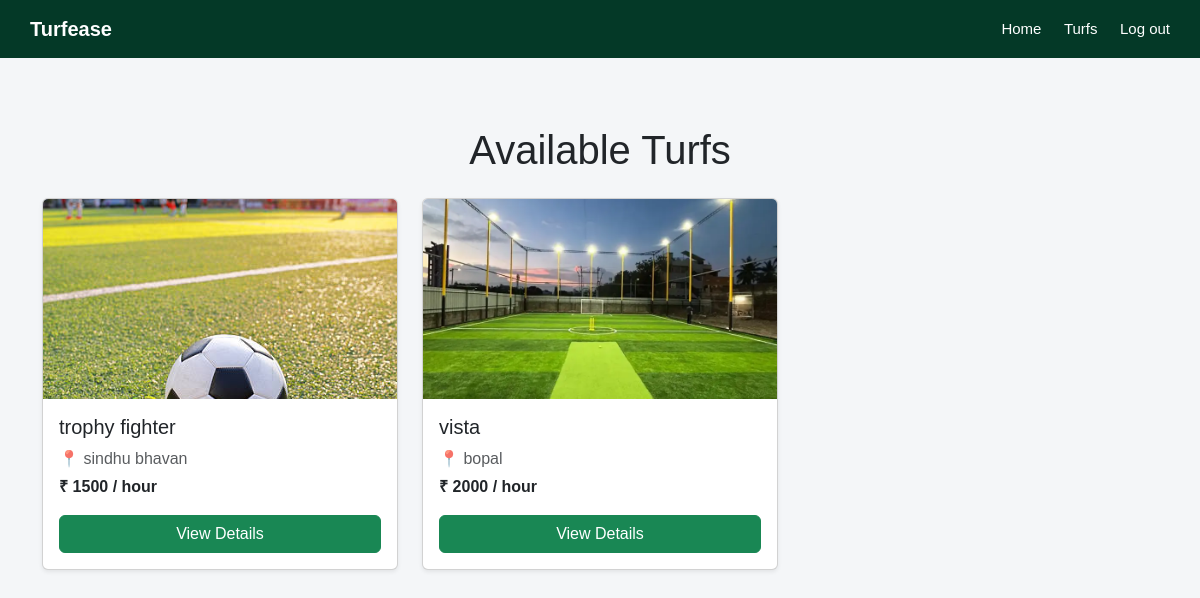
/turfs/ (signed in), run on the app's committed database.
### turfs/models.py (models this page shows, shortened)
class Turf(models.Model):
    name = models.CharField(max_length=100)
    location = models.CharField(max_length=200)
    price_per_hour = models.IntegerField()
    image = models.ImageField(
        upload_to="turf_images/",
        blank=True,
        null=True
    )

### turfs/views.py (the view)
# urls.py: path("", views.show_turf_list, name="list-turfs"),
def show_turf_list(request: HttpRequest):
    if not request.session.get("email"):
        return redirect("login")
    turfs = Turf.objects.all()
    return render(request, "list_turfs.html", {
        "turfs": turfs
    })

### turfs/templates/list_turfs.html
{% extends "header.html" %} {% block content %}
<div class="container my-5">
  <h1 class="text-center mb-4">Available Turfs</h1>
  <div class="row g-4">
    {% if turfs %} {% for turf in turfs %}
    <div class="col-md-4 col-sm-6">
      <div class="card h-100 shadow-sm">
        {% if turf.image %}
        <img
          src="{{ turf.image.url }}"
          class="card-img-top"
          alt="{{ turf.name }}"
          style="height: 200px; object-fit: cover"
        />
        {% else %}
        <img
          src="https://via.placeholder.com/400x200?text=No+Image"
          class="card-img-top"
        />
        {% endif %}
        <div class="card-body d-flex flex-column">
          <h5 class="card-title">{{ turf.name }}</h5>
          <p class="card-text text-muted mb-1">📍 {{ turf.location }}</p>
          <p class="card-text fw-bold">₹ {{ turf.price_per_hour }} / hour</p>
          <a
            href="{% url 'turf-detail' turf.id %}"
            class="btn btn-success mt-auto"
          >
            View Details
          </a>
        </div>
      </div>
    </div>
    {% endfor %} {% else %}
    <div class="col-12 text-center text-muted">No turfs available</div>
    {% endif %}
  </div>
</div>
{% endblock %}

### templates/header.html (style rules this page uses)
body { margin: 0; font-family: Arial, Helvetica, sans-serif; background-color: #f4f6f8; }

### data on the page
Turf: image (picture), name "trophy fighter", location "sindhu bhavan", price_per_hour "1500"
Turf: image (picture), name "vista", location "bopal", price_per_hour "2000"
